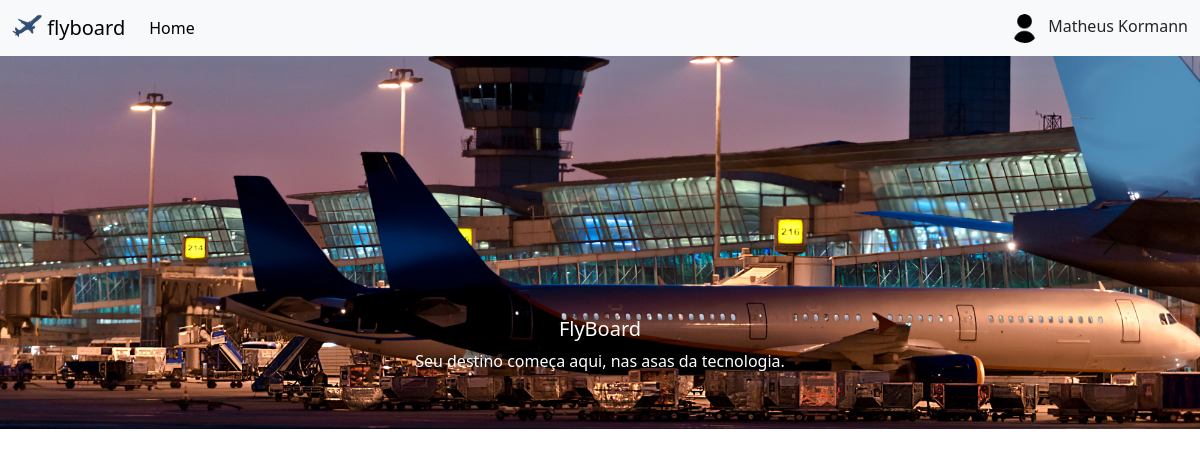
/index/index.php (signed in), run on the app's committed database.
### tables this page shows
CREATE TABLE USERS (
    ID_USER INT PRIMARY KEY AUTO_INCREMENT,
    NAME VARCHAR(100),
    CPF VARCHAR(100),
    EMAIL VARCHAR(100),
    DATA_DE_NASCIMENTO VARCHAR(100),
    PASSWORD VARCHAR(100),
    ROLE VARCHAR(100),
    USERIMAGEPATH VARCHAR(200),
    UNIQUE (CPF, EMAIL)
);

### index/index.php (the view, shortened to what this page needs)
<?php
include('../connections/connection.php');
?>
<!DOCTYPE html>
<html lang="en">
<head>
  <link rel="stylesheet" href="index.css">
  <link rel="stylesheet" href="../node_modules/bootstrap/dist/css/bootstrap.min.css">
</head>
<body>
  <nav class="navbar navbar-expand-lg bg-body-tertiary">
    <div class="container-fluid">
      <a class="navbar-brand" href="../index/index.php">
        <img src="../imagens/flyboardNavBar.png" alt="Logo" width="30" height="24" class="d-inline-block align-text-top">
        flyboard
      </a>
      <div class="collapse navbar-collapse" id="navbarScroll">
        <ul class="navbar-nav me-auto my-2 my-lg-0 navbar-nav-scroll" style="--bs-scroll-height: 100px;">
          <li class="nav-item">
            <a class="nav-link active" aria-current="page" href="#">Home</a>
          </li>
        </ul class="nav-item d-flex list-unstyled">
        <li class="av-item dropdown  d-flex">
          <?php
          if (!isset($_SESSION["id"])) {
            echo '<a class="nav-link"  href="../login/login.php">Login</a>';
          } else {
            $id = $_SESSION["id"];
            $sql = "SELECT NAME, USERIMAGEPATH FROM USERS WHERE ID_USER = $id";
            $result = $conn->query($sql);
            $row = $result->fetch_assoc();
            echo '
        <div id="comtImgUser">
           <img id="userImg" src="' . $row["USERIMAGEPATH"] . '" alt="">
        </div>
        <a class="nav-link" href="../homes/collectorHomes.php">' . $row["NAME"] . '</a>';
          }
          ?>
        </li>
      </div>
    </div>
  </nav>
  <div id="carouselExampleDark" class="carousel carousel-dark slide">
    <div class="carousel-indicators">
      <button type="button" data-bs-target="#carouselExampleDark" data-bs-slide-to="0" class="active" aria-current="true" aria-label="Slide 1"></button>
      <button type="button" data-bs-target="#carouselExampleDark" data-bs-slide-to="1" aria-label="Slide 2"></button>
      <button type="button" data-bs-target="#carouselExampleDark" data-bs-slide-to="2" aria-label="Slide 3"></button>
    </div>
    <div class="carousel-inner">
      <div class="carousel-item active" data-bs-interval="10000">
        <img src="../imagens/fotosHome1.png" class="d-block w-100" alt="...">
        <div class="carousel-caption d-none d-md-block text-white">
          <h5>FlyBoard</h5>
          <p>Seu destino começa aqui, nas asas da tecnologia.</p>
        </div>
      </div>
    </div>
    <button class="carousel-control-prev" type="button" data-bs-target="#carouselExampleDark" data-bs-slide="prev">
      <span class="carousel-control-prev-icon" aria-hidden="true"></span>
    </button>
    <button class="carousel-control-next" type="button" data-bs-target="#carouselExampleDark" data-bs-slide="next">
      <span class="carousel-control-next-icon" aria-hidden="true"></span>
    </button>
  </div>
  <br>
  <br>
</body>
</html>

### index/index.css (style rules this page uses)
#comtImgUser { width: 29px; height: 29px; border-radius: 99px; overflow: hidden; position: relative; margin-right: 9px; }
#userImg { width: 100%; height: 100%; object-fit: cover; }

### data on the page
users: USERIMAGEPATH (picture), NAME "Matheus Kormann"
